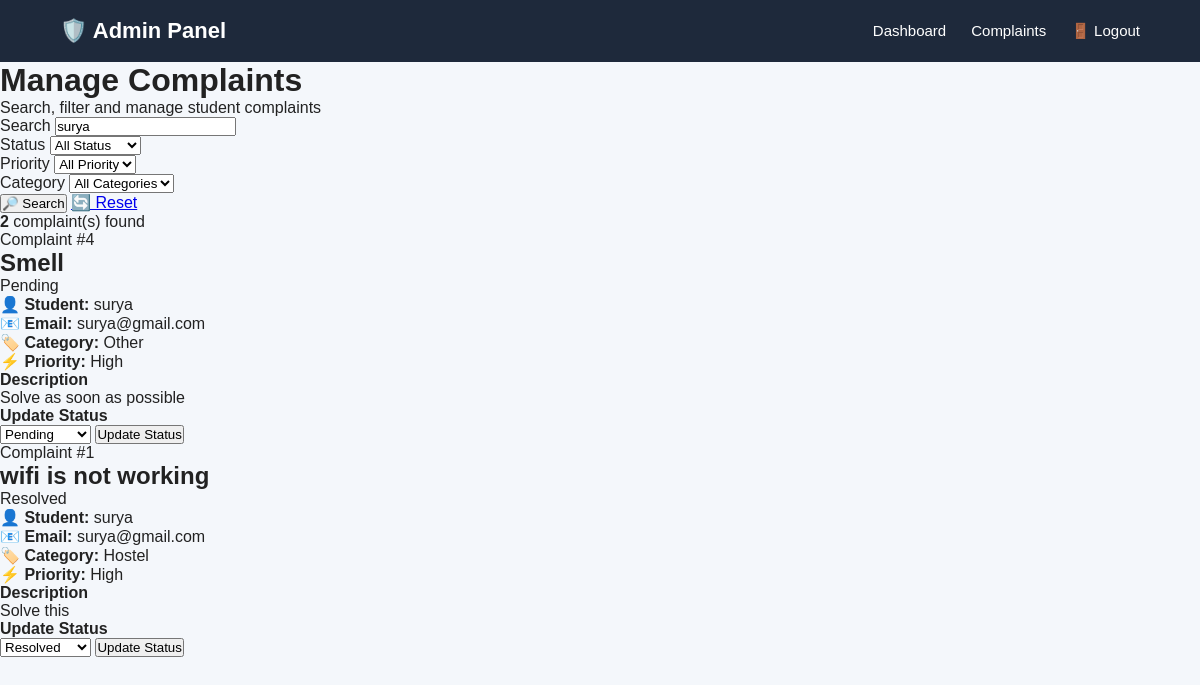
Page /admin-complaints?search=surya (signed in) on the committed database.
### tables this page shows
CREATE TABLE complaints (
            id INTEGER PRIMARY KEY AUTOINCREMENT,
            user_id INTEGER NOT NULL,
            title TEXT NOT NULL,
            category TEXT NOT NULL,
            priority TEXT NOT NULL,
            description TEXT NOT NULL,
            status TEXT DEFAULT 'Pending',
            created_at TIMESTAMP DEFAULT CURRENT_TIMESTAMP,
            FOREIGN KEY (user_id) REFERENCES users(id)
        );

CREATE TABLE users (
            id INTEGER PRIMARY KEY AUTOINCREMENT,
            name TEXT NOT NULL,
            email TEXT UNIQUE NOT NULL,
            password TEXT NOT NULL
        );

### app.py (the view)
@app.route("/admin-complaints")
def admin_complaints():
    if not session.get("admin"):
        return redirect("/admin-login")
    search = request.args.get("search", "").strip()
    status = request.args.get("status", "").strip()
    priority = request.args.get("priority", "").strip()
    category = request.args.get("category", "").strip()
    connection = get_database_connection()
    categories = connection.execute(
        """
        SELECT DISTINCT category
        FROM complaints
        WHERE category IS NOT NULL
        AND category != ''
        ORDER BY category
        """
    ).fetchall()
    query = """
        SELECT
            complaints.*,
            users.name,
            users.email
        FROM complaints
        JOIN users
        ON complaints.user_id = users.id
    """
    conditions = []
    parameters = []
    if search:
        conditions.append(
            """
            (
                complaints.title LIKE ?
                OR users.name LIKE ?
                OR users.email LIKE ?
            )
            """
        )
        search_value = f"%{search}%"
        parameters.extend([
            search_value,
            search_value,
            search_value
        ])
    if status:
        conditions.append(
            "complaints.status = ?"
        )
        parameters.append(status)
    if priority:
        conditions.append(
            "complaints.priority = ?"
        )
        parameters.append(priority)
    if category:
        conditions.append(
            "complaints.category = ?"
        )
        parameters.append(category)
    if conditions:
        query += " WHERE " + " AND ".join(conditions)
    query += " ORDER BY complaints.id DESC"
    complaints = connection.execute(
        query,
        parameters
    ).fetchall()
    connection.close()
    return render_template(
        "admin_complaints.html",
        complaints=complaints,
        categories=categories,
        search=search,
        status=status,
        priority=priority,
        category=category
    )

### app.py (called while the page is built)
def get_database_connection():
    connection = sqlite3.connect("database.db")
    connection.row_factory = sqlite3.Row
    return connection

@app.after_request
def add_no_cache(response):
    response.headers["Cache-Control"] = (
        "no-store, no-cache, must-revalidate, max-age=0"
    )
    response.headers["Pragma"] = "no-cache"
    response.headers["Expires"] = "0"
    return response

### templates/admin_complaints.html (shortened to what this page needs)
<!DOCTYPE html>
<html lang="en">
<head>
    <link rel="stylesheet"
          href="{{ url_for('static', filename='style.css') }}">
</head>
<body>
    <nav class="navbar">
        <div class="logo">
            🛡️ Admin Panel
        </div>
        <div class="nav-links">
            <a href="/admin-dashboard">
                Dashboard
            </a>
            <a href="/admin-complaints"
               class="active">
                Complaints
            </a>
            <a href="/admin-logout"
               class="logout-btn">
                🚪 Logout
            </a>
        </div>
    </nav>
    <main class="dashboard-container">
        <div class="dashboard-header">
            <h1>
                Manage Complaints
            </h1>
            <p>
                Search, filter and manage student complaints
            </p>
        </div>
        <div class="filter-card">
            <form method="GET"
                  action="/admin-complaints"
                  class="filter-form">
                <div class="filter-group">
                    <label>
                        Search
                    </label>
                    <input
                        type="text"
                        name="search"
                        placeholder="Title, student name or email"
                        value="{{ search }}"
                    >
                </div>
                <div class="filter-group">
                    <label>
                        Status
                    </label>
                    <select name="status">
                        <option value="">
                            All Status
                        </option>
                    </select>
                </div>
                <div class="filter-group">
                    <label>
                        Priority
                    </label>
                    <select name="priority">
                        <option value="">
                            All Priority
                        </option>
                    </select>
                </div>
                <div class="filter-group">
                    <label>
                        Category
                    </label>
                    <select name="category">
                        <option value="">
                            All Categories
                        </option>
                    </select>
                </div>
                <div class="filter-buttons">
                    <button type="submit"
                            class="search-btn">
                        🔎 Search
                    </button>
                    <a href="/admin-complaints"
                       class="reset-btn">
                        🔄 Reset
                    </a>
                </div>
            </form>
        </div>
        <div class="result-info">
            <strong>
                {{ complaints|length }}
            </strong>
            complaint(s) found
        </div>
        {% if complaints %}
            {% for complaint in complaints %}
            <div class="complaint-card">
                <div class="complaint-header">
                    <div>
                        <span class="complaint-number">
                            Complaint #{{ complaint['id'] }}
                        </span>
                        <h2>
                            {{ complaint['title'] }}
                        </h2>
                    </div>
                    {% if complaint['status'] == 'Pending' %}
                    <span class="status-badge pending">
                        Pending
                    </span>
                    {% elif complaint['status'] == 'In Progress' %}
                    <span class="status-badge progress">
                        In Progress
                    </span>
                    {% else %}
                    <span class="status-badge resolved">
                        Resolved
                    </span>
                    {% endif %}
                </div>
                <div class="complaint-info">
                    <p>
                        <strong>👤 Student:</strong>
                        {{ complaint['name'] }}
                    </p>
                    <p>
                        <strong>📧 Email:</strong>
                        {{ complaint['email'] }}
                    </p>
                    <p>
                        <strong>🏷️ Category:</strong>
                        {{ complaint['category'] }}
                    </p>
                    <p>
                        <strong>⚡ Priority:</strong>
                        {{ complaint['priority'] }}
                    </p>
                </div>
                <div class="description-box">
                    <strong>
                        Description
                    </strong>
                    <p>
                        {{ complaint['description'] }}
                    </p>
                </div>
                <div class="status-section">
                    <strong>
                        Update Status
                    </strong>
                    <form
                        method="POST"
                        action="/update-status/{{ complaint['id'] }}"
                        class="status-form"
                    >
                        <select name="status">
                            <option value="Pending"
                                {% if complaint['status'] == 'Pending' %}
                                selected
                                {% endif %}>
                                Pending
                            </option>
                            <option value="Resolved"
                                {% if complaint['status'] == 'Resolved' %}
                                selected
                                {% endif %}>
                                Resolved
                            </option>
                        </select>
                        <button type="submit">
                            Update Status
                        </button>
                    </form>
                </div>
            </div>
            {% endfor %}
        {% endif %}
    </main>
</body>
</html>

### static/style.css (style rules this page uses)
* { margin: 0; padding: 0; box-sizing: border-box; }
body { font-family: Arial, sans-serif; background: #f4f7fb; color: #222; }
.navbar { background: #1e293b; color: white; padding: 18px 60px; display: flex; justify-content: space-between; align-items: center; }
.logo { font-size: 22px; font-weight: bold; }
.nav-links { display: flex; gap: 25px; }
.nav-links a { color: white; text-decoration: none; font-size: 15px; }

### rows in the picture
complaints: id "4", title "Smell", shows "Pending", name "surya", email "surya@gmail.com", category "Other", priority "High", description "Solve as soon as possible", status "Pending"
complaints: id "1", title "wifi is not working", shows "Resolved", name "surya", email "surya@gmail.com", category "Hostel", priority "High", description "Solve this", status "Resolved"

### other values in the picture
{{ complaints|length }} "2"
